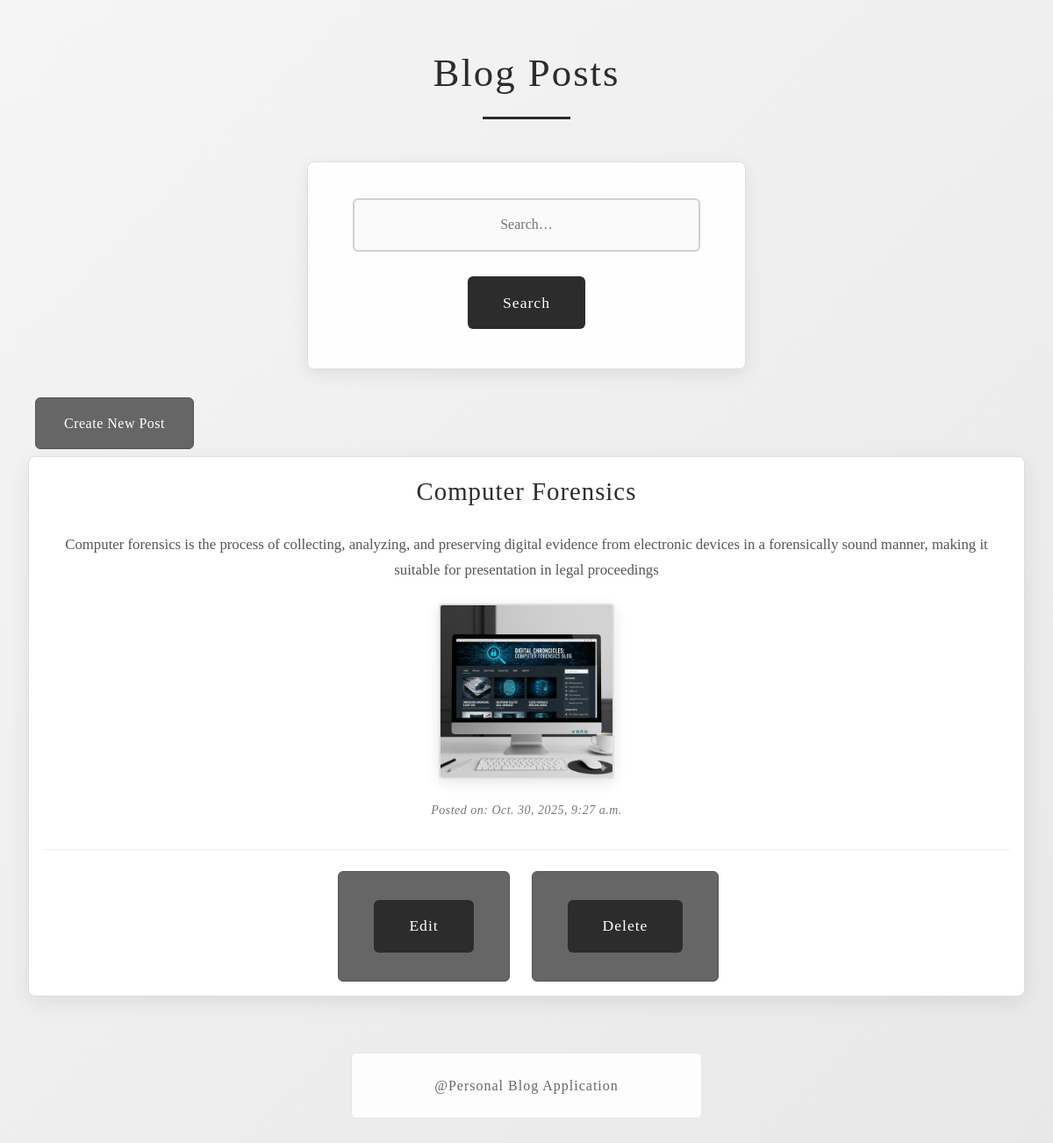
The page / on the database its author committed.
### blog/models.py (models this page shows, shortened)
class Post(models.Model):
    title = models.CharField(max_length=200)
    content = models.TextField()
    image = models.ImageField(upload_to='uploads/', blank=True, null=True)
    created_at = models.DateTimeField(auto_now_add=True)

### blog/views.py (the view)
# urls.py: path('', post_list, name='post_list'),
def post_list(request):
    posts = Post.objects.all()
    return render(request, 'blog/post_list.html', {'posts': posts})

### blog/templates/blog/post_list.html (shortened to what this page needs)
<!DOCTYPE html>
<html lang="en">
<head>
    {% load static %}
    <link rel="stylesheet" href="{% static 'css/styles.css' %}">
</head>
<body>
    <h1>Blog Posts</h1>
    <form method="get" action="" style="margin-bottom:1.5rem;">
        <input type="text" name="q" value="{{ query|default:'' }}" placeholder="Search…">
        <button type="submit">Search</button>
    </form>
    <a href="{% url 'post_create' %}">Create New Post</a>
    {% for post in posts %}
        <div class="post">
            <h2>{{ post.title }}</h2>
            <p>{{ post.content }}</p>
            {% if post.image %}
                <img src="{{ post.image.url }}" alt="Post Image" style="max-width:200px;">
            {% endif %}
            <p><small>Posted on: {{ post.created_at }}</small></p>
            <div class="post-actions">
                <a href="{% url 'post_edit' post.pk %}">
                    <button>Edit</button>
                </a>
                <a href="{% url 'post_delete' post.pk %}">
                    <button>Delete</button>
                </a>
            </div>
        </div>
    {% empty %}
        <p>No posts found.</p>
    {% endfor %}
</body>
<footer>@Personal Blog Application</footer>
</html>

### static/css/styles.css (style rules this page uses)
* { margin: 0; padding: 0; box-sizing: border-box; }
body { font-family: 'Georgia', 'Times New Roman', serif; background: linear-gradient(135deg, #f5f5f5 0%, #e8e8e8 100%); min-height: 100vh; padding: 3rem 2rem; color: #333; line-height: 1.6; }
h1 { text-align: center; font-size: 2.8rem; margin-bottom: 3rem; color: #2c2c2c; font-weight: 300; letter-spacing: 2px; position: relative; padding-bottom: 1rem; }
h1::after { content: ''; position: absolute; bottom: 0; left: 50%; transform: translateX(-50%); width: 100px; height: 3px; background: #2c2c2c; transition: width 0.3s ease; }
form { background: rgba(255, 255, 255, 0.98); padding: 2.5rem; border-radius: 8px; box-shadow: 0 8px 32px rgba(0, 0, 0, 0.1); max-width: 600px; margin: 0 auto; text-align: center; border: 1px solid #e0e0e0; transition: all 0.3s ease; }
input[type="text"], input[type="file"], textarea { width: 90%; padding: 1.2rem; margin: 0.8rem auto; border: 2px solid #d0d0d0; border-radius: 6px; font-size: 1rem; text-align: center; background: #fafafa; transition: all 0.3s ease; display: block; font-family: 'Georgia', serif; color: #444; }
button { background: #2c2c2c; color: white; padding: 1.2rem 2.5rem; border: none; border-radius: 6px; font-size: 1.1rem; font-weight: 400; cursor: pointer; margin: 1rem 0.5rem; transition: all 0.3s ease; font-family: 'Georgia', serif; letter-spacing: 1px; position: relative; overflow: hidden; }
button::before { content: ''; position: absolute; top: 0; left: -100%; width: 100%; height: 100%; background: linear-gradient(90deg, transparent, rgba(255,255,255,0.2), transparent); transition: left 0.5s; }
a { display: inline-block; padding: 1rem 2rem; background: #666; color: white; text-decoration: none; border-radius: 6px; margin: 0.5rem; transition: all 0.3s ease; font-weight: 400; font-family: 'Georgia', serif; letter-spacing: 0.5px; border: 1px solid #555; }
.post { background: rgba(255, 255, 255, 0.98); border: 1px solid #e8e8e8; padding: 2.5rem; margin-bottom: 2rem; border-radius: 8px; text-align: center; box-shadow: 0 6px 25px rgba(0, 0, 0, 0.08); transition: all 0.3s ease; position: relative; }
.post::before { content: ''; position: absolute; top: 0; left: 0; width: 4px; height: 100%; background: #2c2c2c; opacity: 0; transition: opacity 0.3s ease; }
.post h2 { color: #2c2c2c; font-size: 1.8rem; margin-bottom: 1.5rem; text-align: center; font-weight: 400; letter-spacing: 1px; }
.post p { text-align: center; line-height: 1.7; margin-bottom: 1.5rem; font-size: 1.05rem; color: #555; }
.post img { border: 2px solid #e0e0e0; border-radius: 4px; box-shadow: 0 4px 15px rgba(0, 0, 0, 0.1); margin: 1.5rem auto; display: block; transition: all 0.3s ease; }
.post small { color: #777; text-align: center; display: block; font-style: italic; letter-spacing: 0.5px; }
form[style*="margin-bottom"] { background: rgba(255, 255, 255, 0.95); padding: 1.8rem; border-radius: 8px; text-align: center; margin: 2rem auto; max-width: 500px; border: 1px solid #e0e0e0; box-shadow: 0 6px 20px rgba(0, 0, 0, 0.08); }
.post-actions { text-align: center; margin-top: 2rem; padding-top: 1.5rem; border-top: 1px solid #f0f0f0; }
.post-actions a { margin: 0 0.8rem; }
footer { text-align: center; color: #666; margin-top: 4rem; padding: 1.5rem; font-size: 1rem; background: rgba(255, 255, 255, 0.9); border-radius: 6px; max-width: 400px; margin-left: auto; margin-right: auto; border: 1px solid #e8e8e8; letter-spacing: 1px; }
form, .post { animation: fadeInUp 0.6s ease-out; }
form { position: relative; }
form::after { content: ''; position: absolute; bottom: -10px; left: 50%; transform: translateX(-50%); width: 0; height: 2px; background: #2c2c2c; transition: width 0.3s ease; }

### blog/templates/blog/post_list.html (style rules this page uses)
.post { border: 1px solid #ddd; padding: 1rem; margin-bottom: 1rem; }
.post-actions a { margin-right: .5rem; }

### rows shown on the page
Post: title "Computer Forensics", content "Computer forensics is the process of collecting, analyzing, and preserving digital evidence from electronic devices in a forensically sound manner, making it suitable for presentation in legal proceedings", image (picture), created_at "Oct. 30, 2025, 9:27 a.m."
